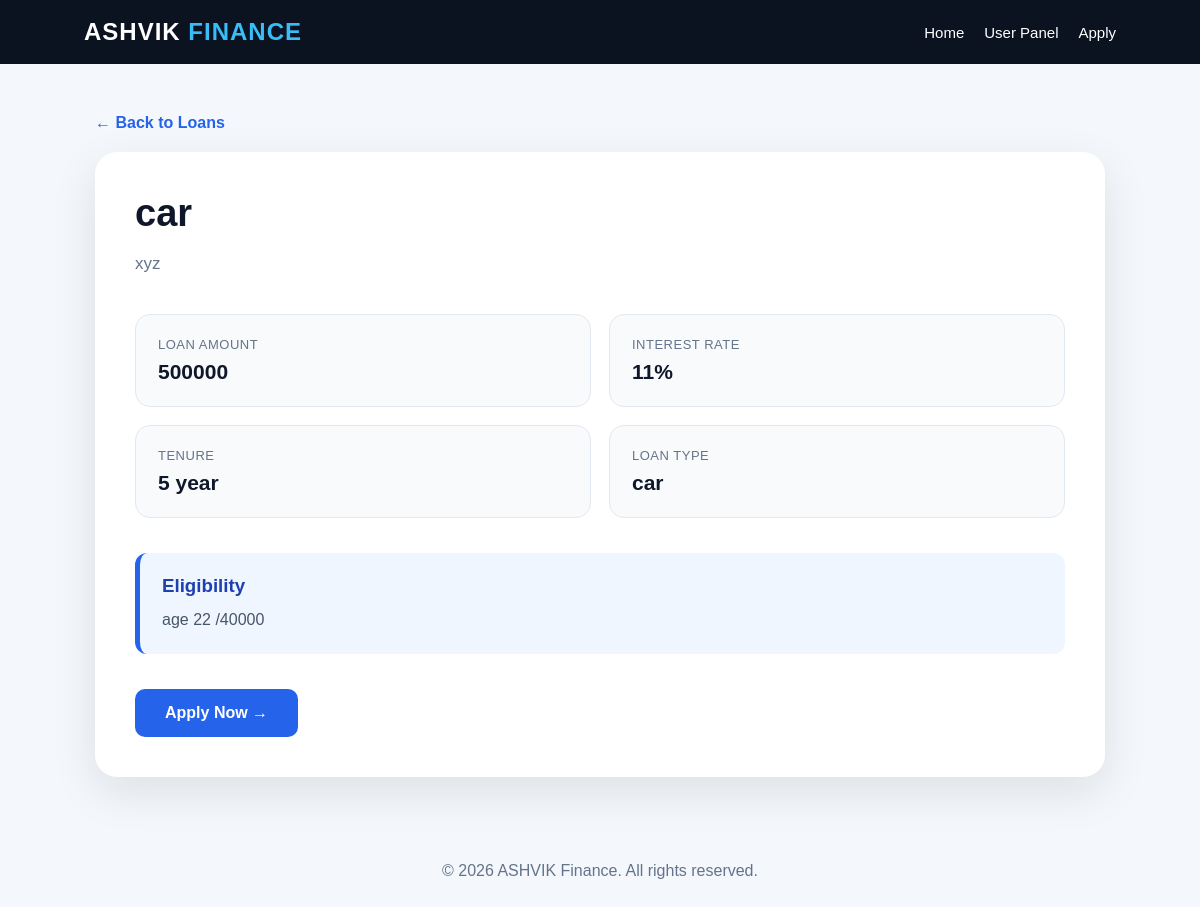
The page /loan/1 on the database its author committed.
### tables this page shows
CREATE TABLE loans (
            id INTEGER PRIMARY KEY AUTOINCREMENT,
            loan_name TEXT,
            loan_type TEXT,
            title TEXT,
            description TEXT,
            amount TEXT,
            interest TEXT,
            tenure TEXT,
            eligibility TEXT
        , created_at TIMESTAMP);

### app.py (the view, shortened to what this page needs)
@app.route(
    "/loan/<int:loan_id>"
)
def loan_details(loan_id):
    conn = get_db()
    loan = conn.execute("""
        SELECT *
        FROM loans
        WHERE id = ?
    """, (
        loan_id,
    )).fetchone()
    conn.close()
    return render_template(
        "loan_details.html",
        loan=loan
    )

### app.py (called while the page is built)
def get_db():
    conn = sqlite3.connect(
        DATABASE,
        timeout=30
    )
    conn.row_factory = sqlite3.Row
    conn.execute(
        "PRAGMA busy_timeout = 30000"
    )
    conn.execute(
        "PRAGMA foreign_keys = ON"
    )
    return conn

def get_owner():
    conn = get_db()
    owner = conn.execute("""
        SELECT *
        FROM owner_profile
        WHERE id = 1
    """).fetchone()
    conn.close()
    return owner

@app.context_processor
def inject_owner():
    try:
        owner = get_owner()
        return {
            "owner": owner
        }
    except Exception:
        return {
            "owner": None
        }

### templates/loan_details.html (shortened to what this page needs)
<!DOCTYPE html>
<html lang="en">
<head>
</head>
<body>
    <nav class="navbar">
        <div class="logo">
            ASHVIK <span>FINANCE</span>
        </div>
        <div class="nav-links">
            <a href="/">
                Home
            </a>
            <a href="/user-panel">
                User Panel
            </a>
            <a href="/apply">
                Apply
            </a>
        </div>
    </nav>
    <main class="container">
        <a href="/" class="back">
            ← Back to Loans
        </a>
        <div class="loan-card">
            <h1 class="loan-title">
                {{ loan.title or loan.loan_name or loan.loan_type }}
            </h1>
            <p class="description">
                {{ loan.description or "Loan facility available through ASHVIK Finance." }}
            </p>
            <div class="details-grid">
                <div class="detail-box">
                    <div class="detail-label">
                        Loan Amount
                    </div>
                    <div class="detail-value">
                        {{ loan.amount or "Contact Us" }}
                    </div>
                </div>
                <div class="detail-box">
                    <div class="detail-label">
                        Interest Rate
                    </div>
                    <div class="detail-value">
                        {{ loan.interest or "Contact Us" }}
                    </div>
                </div>
                <div class="detail-box">
                    <div class="detail-label">
                        Tenure
                    </div>
                    <div class="detail-value">
                        {{ loan.tenure or "Contact Us" }}
                    </div>
                </div>
                <div class="detail-box">
                    <div class="detail-label">
                        Loan Type
                    </div>
                    <div class="detail-value">
                        {{ loan.loan_type or loan.title or "Loan" }}
                    </div>
                </div>
            </div>
            <div class="eligibility">
                <h3>
                    Eligibility
                </h3>
                <p>
                    {{ loan.eligibility or "Eligibility details will be discussed with our team." }}
                </p>
            </div>
            <a
                href="/apply?loan_id={{ loan.id }}"
                class="apply-btn"
            >
                Apply Now →
            </a>
        </div>
    </main>
    <footer>
        © 2026 ASHVIK Finance. All rights reserved.
    </footer>
</body>
</html>

### templates/loan_details.html (style rules this page uses)
* { box-sizing: border-box; margin: 0; padding: 0; }
body { font-family: Arial, Helvetica, sans-serif; background: #f4f7fb; color: #172033; }
.navbar { background: #0b1220; color: white; padding: 18px 7%; display: flex; justify-content: space-between; align-items: center; }
.logo { font-size: 24px; font-weight: 800; letter-spacing: 1px; }
.logo span { color: #38bdf8; }
.nav-links { display: flex; gap: 20px; align-items: center; }
.nav-links a { color: white; text-decoration: none; font-size: 15px; }
.container { max-width: 1050px; margin: 50px auto; padding: 0 20px; }
.back { display: inline-block; margin-bottom: 20px; color: #2563eb; text-decoration: none; font-weight: 600; }
.loan-card { background: white; border-radius: 22px; padding: 40px; box-shadow: 0 15px 45px rgba(15, 23, 42, 0.10); }
.loan-title { font-size: 38px; margin-bottom: 15px; color: #0f172a; }
.description { color: #64748b; font-size: 17px; line-height: 1.7; margin-bottom: 35px; }
.details-grid { display: grid; grid-template-columns: repeat(2, 1fr); gap: 18px; margin-bottom: 35px; }
.detail-box { background: #f8fafc; border: 1px solid #e2e8f0; border-radius: 15px; padding: 22px; }
.detail-label { font-size: 13px; color: #64748b; margin-bottom: 8px; text-transform: uppercase; letter-spacing: 0.5px; }
.detail-value { font-size: 21px; font-weight: 700; color: #0f172a; }
.eligibility { background: #eff6ff; border-left: 5px solid #2563eb; padding: 22px; border-radius: 12px; margin-bottom: 35px; }
.eligibility h3 { margin-bottom: 10px; color: #1e40af; }
.eligibility p { color: #475569; line-height: 1.6; }
.apply-btn { display: inline-block; background: #2563eb; color: white; padding: 15px 30px; border-radius: 10px; text-decoration: none; font-weight: 700; font-size: 16px; transition: 0.2s; }
footer { text-align: center; padding: 35px 20px; color: #64748b; }

### rows shown on the page
loans: title "car", description "xyz", amount "500000", interest "11%", tenure "5 year", loan_type "car", eligibility "age 22 /40000"
